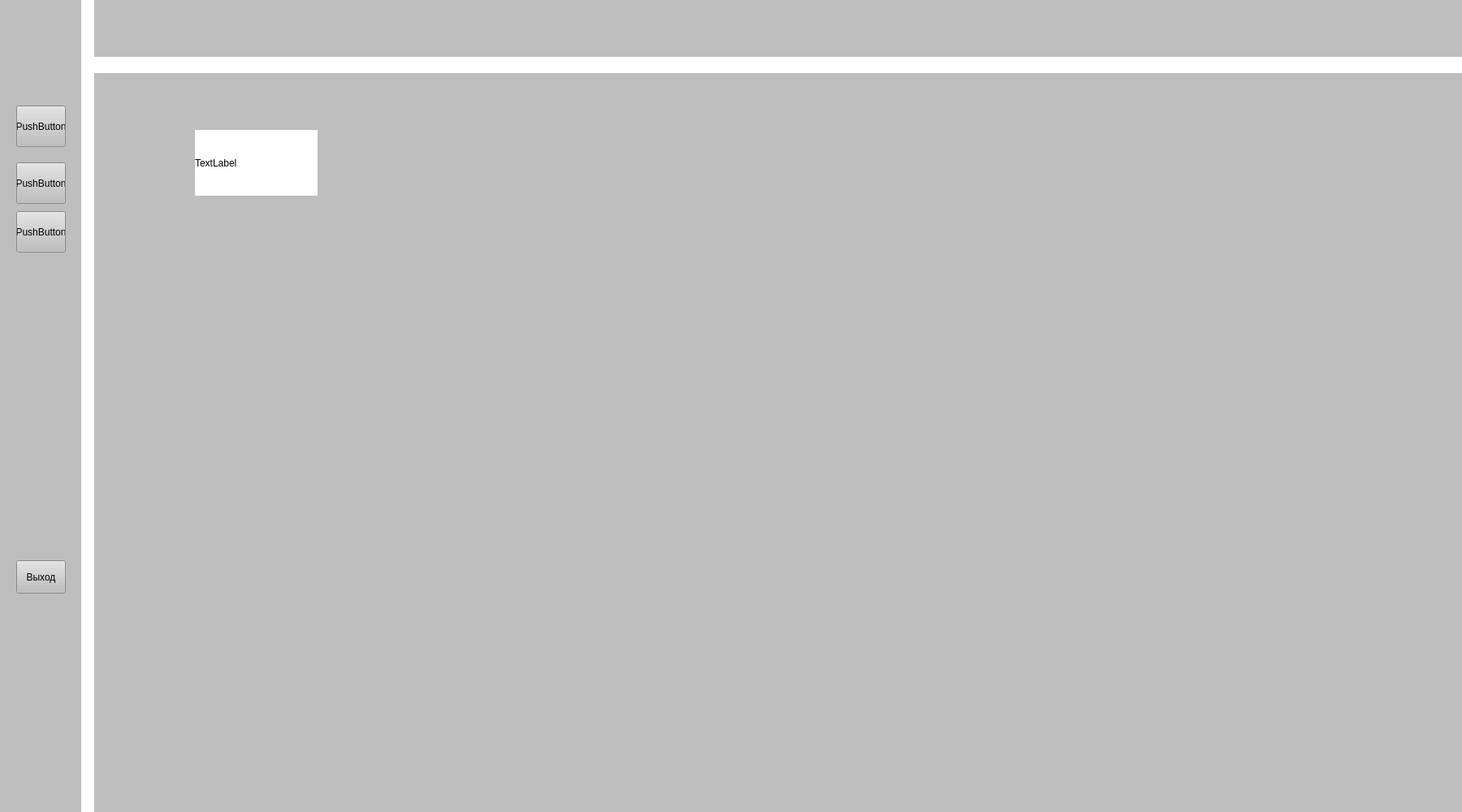
<?xml version="1.0" encoding="UTF-8"?>
<ui version="4.0">
 <class>TeacherMainWindow</class>
 <widget class="QMainWindow" name="TeacherMainWindow">
  <property name="geometry">
   <rect>
    <x>0</x>
    <y>0</y>
    <width>1800</width>
    <height>1000</height>
   </rect>
  </property>
  <property name="windowTitle">
   <string>MainWindow</string>
  </property>
  <property name="styleSheet">
   <string notr="true">background-color: rgb(190, 190, 190);</string>
  </property>
  <widget class="QWidget" name="centralwidget">
   <widget class="QWidget" name="widget" native="true">
    <property name="geometry">
     <rect>
      <x>100</x>
      <y>0</y>
      <width>16</width>
      <height>1011</height>
     </rect>
    </property>
    <property name="styleSheet">
     <string notr="true">background-color: rgb(255, 255, 255);</string>
    </property>
   </widget>
   <widget class="QWidget" name="widget_2" native="true">
    <property name="geometry">
     <rect>
      <x>100</x>
      <y>70</y>
      <width>1731</width>
      <height>20</height>
     </rect>
    </property>
    <property name="styleSheet">
     <string notr="true">background-color: rgb(255, 255, 255);</string>
    </property>
   </widget>
   <widget class="QPushButton" name="studentbutton">
    <property name="geometry">
     <rect>
      <x>20</x>
      <y>130</y>
      <width>61</width>
      <height>51</height>
     </rect>
    </property>
    <property name="text">
     <string>PushButton</string>
    </property>
   </widget>
   <widget class="QPushButton" name="pushButton_2">
    <property name="geometry">
     <rect>
      <x>20</x>
      <y>200</y>
      <width>61</width>
      <height>51</height>
     </rect>
    </property>
    <property name="text">
     <string>PushButton</string>
    </property>
   </widget>
   <widget class="QPushButton" name="pushButton_3">
    <property name="geometry">
     <rect>
      <x>20</x>
      <y>260</y>
      <width>61</width>
      <height>51</height>
     </rect>
    </property>
    <property name="text">
     <string>PushButton</string>
    </property>
   </widget>
   <widget class="QLabel" name="label">
    <property name="geometry">
     <rect>
      <x>240</x>
      <y>160</y>
      <width>151</width>
      <height>81</height>
     </rect>
    </property>
    <property name="styleSheet">
     <string notr="true">font: 14pt &quot;Segoe UI&quot;;
background-color: rgb(255, 255, 255);</string>
    </property>
    <property name="text">
     <string>TextLabel</string>
    </property>
   </widget>
   <widget class="QPushButton" name="logoutbutton">
    <property name="geometry">
     <rect>
      <x>20</x>
      <y>690</y>
      <width>61</width>
      <height>41</height>
     </rect>
    </property>
    <property name="text">
     <string>Выход</string>
    </property>
   </widget>
  </widget>
 </widget>
 <resources/>
 <connections/>
</ui>
